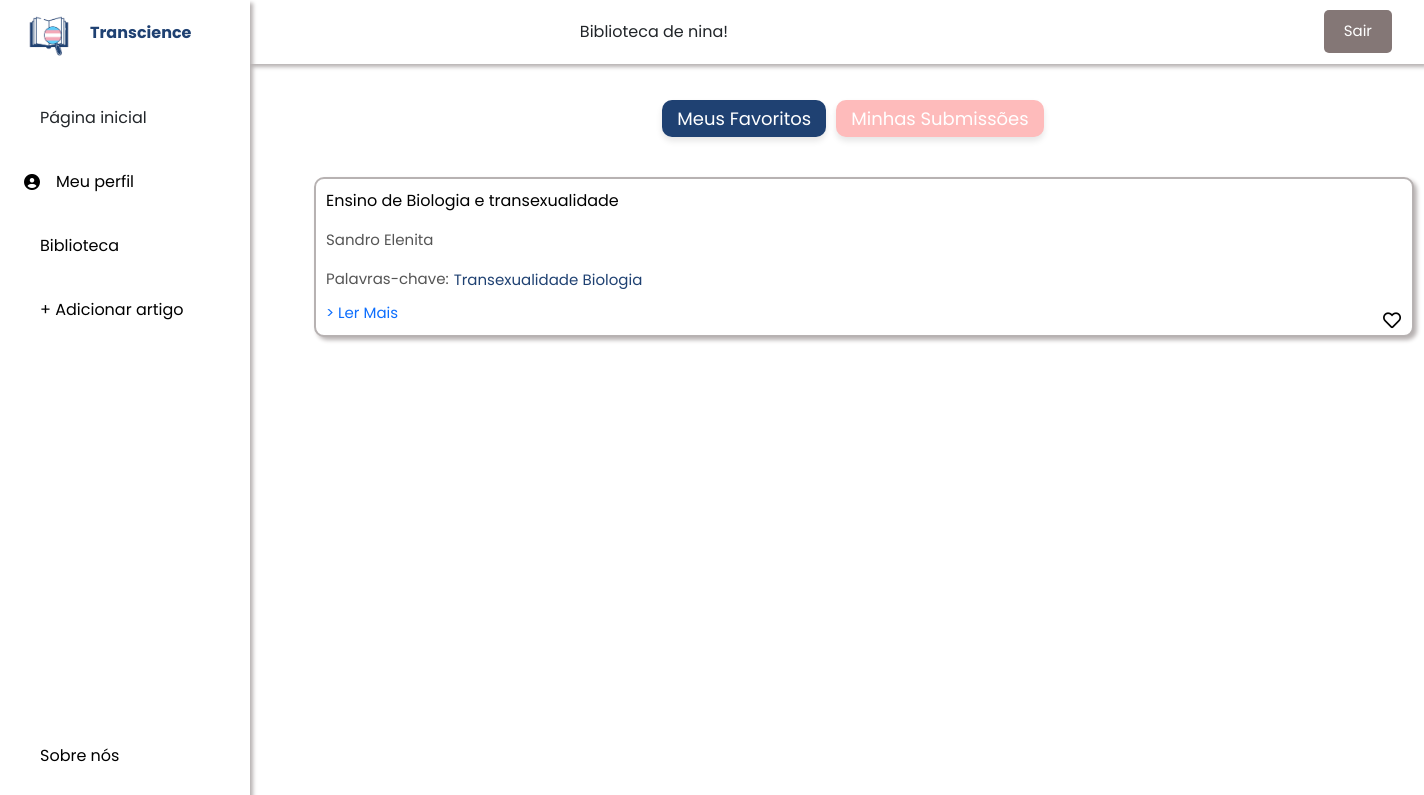
Screenshot of /biblioteca/minha_biblioteca/ (signed in) with the database file from the repository.
### biblioteca/models.py (models this page shows, shortened)
class Favorito(models.Model):
    usuario = models.ForeignKey(User, on_delete=models.CASCADE)
    artigo = models.ForeignKey(Artigo, on_delete=models.CASCADE)
    data_favorito = models.DateField(auto_now_add=True)

class Artigo(models.Model):
    titulo = models.CharField(max_length=200)
    link = models.CharField(max_length=255)
    autor = models.CharField(max_length=255)
    relevancia_id = models.ForeignKey(Relevancia, on_delete=models.CASCADE)
    ano_id = models.ForeignKey(Ano, on_delete=models.CASCADE)
    palavras_chave = models.ManyToManyField(PalavraChave, related_name='artigos')
    usuario = models.ManyToManyField(User, related_name='artigos')

class PalavraChave(models.Model):
    nome = models.CharField(max_length=100)
    def __str__(self):
        return self.nome

### biblioteca/views.py (the view)
# urls.py: path("minha_biblioteca/", views.ArtigoListView.as_view(), name="minha_biblioteca"),
class ArtigoListView(LoginRequiredMixin, generic.ListView):
    model = Artigo
    template_name = 'biblioteca/minha_biblioteca.html'
    context_object_name = 'artigos'
    def get_queryset(self):
        return Artigo.objects.filter(usuario=self.request.user)

### biblioteca/models.py (called while the page is built)
    def __str__(self):
        return self.descricao

### biblioteca/templates/biblioteca/minha_biblioteca.html (shortened to what this page needs)
{% load static %}
<link rel="stylesheet" href="{% static 'css/bootstrap.min.css' %}">
<link rel="stylesheet" href="{% static 'fa/css/all.min.css' %}">
<link rel="stylesheet" href="{% static 'biblioteca/style.css' %}">
<link href="fontawesome/css/all.css" rel="stylesheet">
<link rel="stylesheet" href="https://use.fontawesome.com/releases/v5.0.7/css/all.css">
<head>
</head>
<body id="body-pd">
  <header class="header" id="header">
      {% if user.is_authenticated %}
      Biblioteca de {{ user.username }}!
      {% else %}
      <p>You are not logged in</p>
      <a href="{% url 'login' %}">Log In</a>
      {% endif %}
      <form action="{% url 'logout' %}" method="post">
        <button type="submit" class="logout-button">Sair</button>
      </form>
  </header>
  <div class="l-navbar" id="nav-bar">
    <nav class="nav">
        <div>
            <a href="#" class="nav_logo">
                <img src="{% static 'biblioteca/images/logo.png' %}" alt="Logo" class="nav_logo-img">
                <span class="nav_logo-name">Transcience</span>
            </a>
            <div class="nav_list">
                <a href="{% url 'biblioteca:index' %}" class="nav_link active">
                    <span class="nav_name">Página inicial</span>
                </a>
                <a href="{% url 'perfil' %}" class="nav_link">
                  <i class="fa-solid fa-circle-user"></i>
                    <span class="nav_name">Meu perfil</span>
                </a>
                <a href="{% url 'biblioteca:minha_biblioteca' %}" class="nav_link">
                    <span class="nav_name">Biblioteca</span>
                </a>
                <a href="{% url 'novoArtigo' %}" class="nav_link">
                  <span class="nav_name"> + Adicionar artigo</span>
                </a>
            </div>
        </div>
        <a href="#" class="nav_link">
            <span class="nav_name">Sobre nós</span>
        </a>
    </nav>
</div>
<div class="btn-container">
    <button class="btn btn-primary" onclick="mostrarFavoritos()">Meus Favoritos</button>
    <button class="btn btn-secondary" onclick="mostrarSubmissoes()">Minhas Submissões</button>
</div>
<div class="content-container">
    <div class="content-container">
        <div id="favoritos" style="display: block;">
            <ul>
                {% for favorito in user.favorito_set.all %}
                    <li class="artigo-item" style="position: relative; padding-bottom: 30px;">
                        <a class="titulo-artigo" style="color: black;">
                            {{ favorito.artigo.titulo }}
                        </a>
                        <form action="{% url 'favoritar_artigo' favorito.artigo.id %}" method="post" class="favorite-form" id="favorite-form-{{ favorito.artigo.id }}">
                            <button type="submit" class="favorite-button" style="border: none; background: none; position: absolute; bottom: 5px; right: 5px;" id="favorite-btn-{{ favorito.artigo.id }}" onclick="toggleFavorite(event, {{ favorito.artigo.id }})">
                                <i class="far fa-heart" id="heart-{{ favorito.artigo.id }}" style="font-size: 18px;"></i>
                            </button>
                        </form>
                        <p class="texto-menor" style="margin-top: 3px;">{{ favorito.artigo.autor }}
                        <div style="display: flex; align-items: center; margin-top: 10px;">
                            <a class="texto-menor">Palavras-chave:</a>
                            <div class="palavras-chave-container" style="margin-left: 5px;">
                                {% for palavra_chave in favorito.artigo.palavras_chave.all %}
                                    <span class="texto-menor" style="color: #1F4172;">{{ palavra_chave }}</span>
                                {% endfor %}
                            </div>
                        </div>
                        <p class="texto-menor" style="margin-top: 10px;">
                            <a href="{{ favorito.artigo.link }}" target="_blank">> Ler Mais</a>
                        </p>
                    </li>
                {% empty %}
                    <p>Você ainda não favoritou nenhum artigo.</p>
                {% endfor %}
            </ul>
        </div>

### biblioteca/static/biblioteca/style.css (style rules this page uses)
* { font-family: "Poppins", sans-serif; }
body { position: relative; font-family: var(--body-font); transition: .5s; margin: 0; padding: 0; }
a { text-decoration: none; }
.artigo-item { border-radius: 10px; padding: 10px; margin-bottom: 10px; background-color: #ffffff; border: 2px solid rgb(183, 178, 178); list-style: none; box-shadow: 3px 3px 4px rgb(183, 178, 178); transition: transform 0.3s, box-shadow 0.3s; }
.texto-menor { font-size: 15px; color: #555; }
.header { width: 100%; height: var(--header-height); position: fixed; top: 0; left: 0; display: flex; align-items: center; justify-content: space-between; padding: 0 1rem; background-color: #ffffff; z-index: var(--z-fixed); transition: .5s; box-shadow: 3px 3px 4px rgb(183, 178, 178); }
.l-navbar { position: fixed; top: 0; left: 0; width: var(--nav-width); height: 100vh; background-color: #ffffff; padding: 0; transition: .5s; z-index: var(--z-fixed); box-shadow: 3px 3px 4px rgb(183, 178, 178); }
.nav { height: 100%; display: flex; flex-direction: column; justify-content: space-between; overflow: hidden; margin-top: 0; }
.nav_logo, .nav_link { display: grid; grid-template-columns: max-content max-content; align-items: center; column-gap: 1rem; padding: .5rem 0 .5rem 1.5rem; }
.nav_logo { margin-bottom: 2rem; }
.nav_logo-name { color: #1F4172; font-weight: 700; }
.nav_link { position: relative; color: var(--first-color-light); margin-bottom: 1.5rem; transition: .3s; }
.nav_logo-img { width: 50px; height: 50px; white-space: nowrap; }
.active { color: var(--black-color); }
.active::before { content: ''; position: absolute; left: 0; width: 2px; height: 32px; background-color: var(--white-color); }
@media screen and (min-width: 768px) { body { margin: calc(var(--header-height) + 1rem) 0 0 0; padding-left: calc(var(--nav-width) + 2rem); } }
@media screen and (min-width: 768px) { .header { height: calc(var(--header-height) + 1rem); padding: 0 2rem 0 calc(var(--nav-width) + 2rem); } }
@media screen and (min-width: 768px) { .l-navbar { left: 0; padding: 0; margin: 0; } }
@media screen and (min-width: 768px) { .logout-button { background-color: #847776; color: white; border: none; padding: 10px 20px; font-size: 15px; cursor: pointer; border-radius: 5px; transition: background-color 0.3s ease; margin-top: 15px; transition: background-color 0.3s, transform 0.2s; } }
@media screen and (min-width: 768px) { .favorite-button i { cursor: pointer; font-size: 20px; } }

### biblioteca/templates/biblioteca/minha_biblioteca.html (style rules this page uses)
.artigo-item { width: 1100px; height: 160px; }
.btn-container { display: flex; justify-content: center; align-items: center; gap: 10px; margin-top: 100px; margin-bottom: 40px; }
.btn.btn-primary { background-color: #1F4172; color: white; padding: 5px 15px; border: none; border-radius: 10px; font-size: 18px; box-shadow: 0px 4px 6px rgba(0, 0, 0, 0.1); transition: background-color 0.3s ease, transform 0.3s ease; display: inline-block; text-align: center; cursor: pointer; }
.btn.btn-secondary { background-color: #febbbb; color: white; padding: 5px 15px; border: none; border-radius: 10px; font-size: 18px; box-shadow: 0px 4px 6px rgba(0, 0, 0, 0.1); transition: background-color 0.3s ease, transform 0.3s ease; display: inline-block; text-align: center; cursor: pointer; }

### rows the page displays
Favorito: artigo.titulo "Ensino de Biologia e transexualidade", artigo.autor "Sandro Elenita"
PalavraChave: nome "Transexualidade"
PalavraChave: nome "Biologia"

### other values shown
{{ user.username }} "nina"
